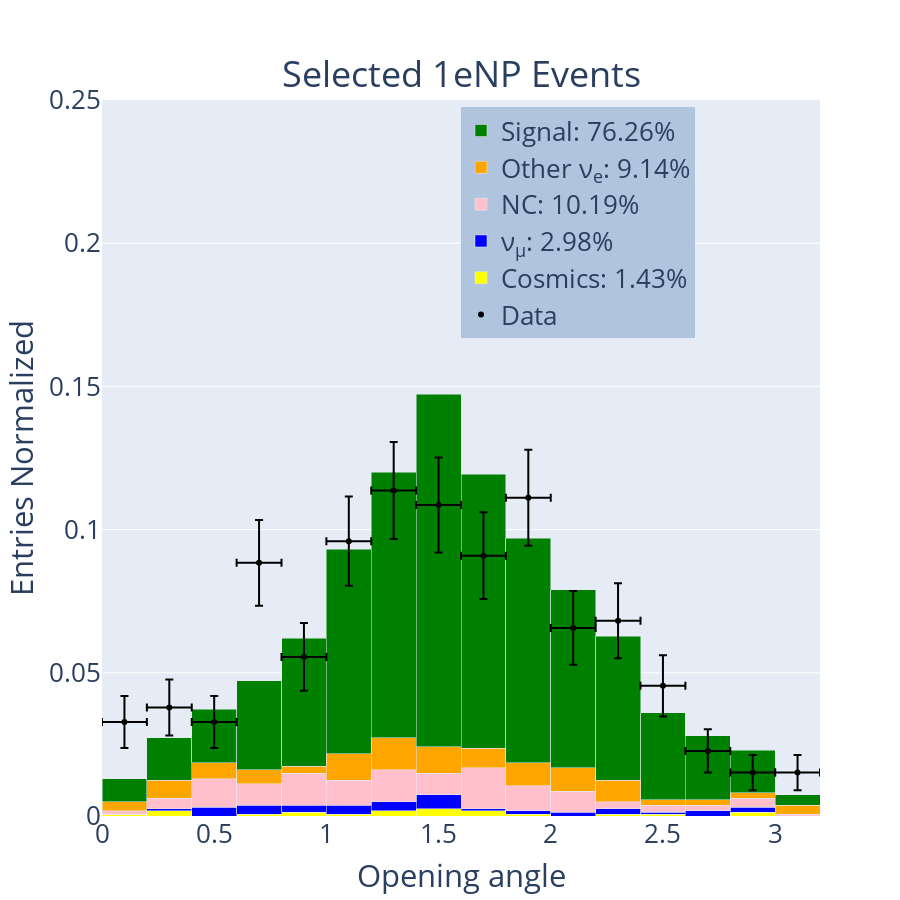
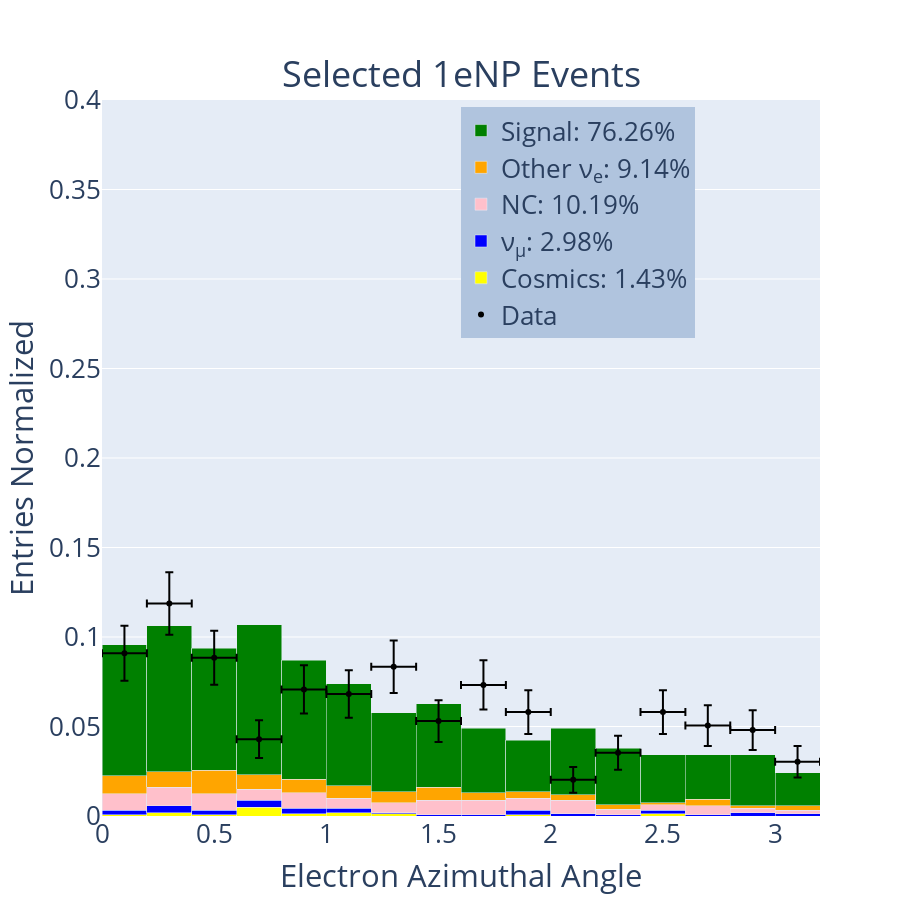
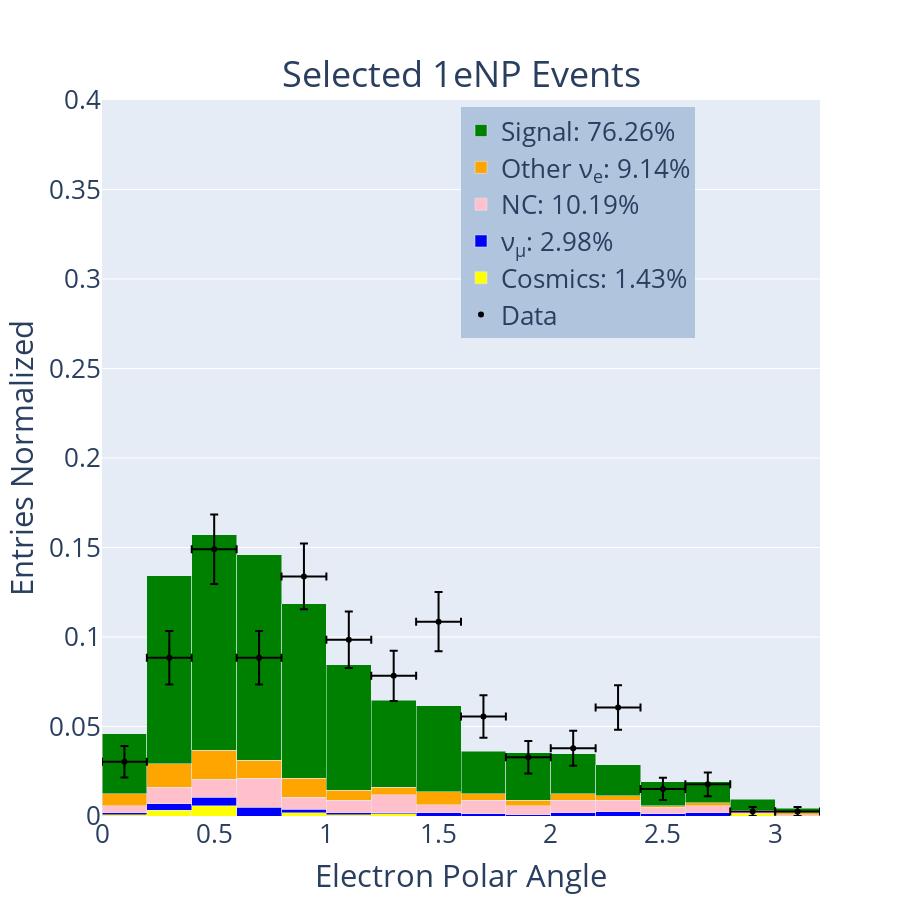

Notebook cell for these charts, in order:
### Code cell
hist_1d_norm('opening_angle_reco',[0,.25],[0,3.2],.2,'Opening angle','Selected 1eNP Events','1eNp')
hist_1d_norm('electron_azimuthal_angle_reco',[0,.4],[0,3.2],.2,'Electron Azimuthal Angle','Selected 1eNP Events','1eNp')
hist_1d_norm('leading_electron_polar_angle_reco',[0,.4],[0,3.2],.2,'Electron Polar Angle','Selected 1eNP Events','1eNp')

### Figure 1 — Plotly figure (JSON) as saved in the notebook; plotly's stock layout.template omitted (floating-point values rounded to 4 significant figures)
{"data": [{"error_x": {"array": [0.1, 0.1, 0.1, 0.1, 0.1, 0.1, 0.1, 0.1, 0.1, 0.1, 0.1, 0.1, 0.1, 0.1, 0.1, 0.1], "type": "data"}, "error_y": {"array": [0.009105, 0.00978, 0.009105, 0.01494, 0.01184, 0.01557, 0.01694, 0.01656, 0.01515, 0.01675, 0.01288, 0.01312, 0.01071, 0.007576, 0.006186, 0.006186], "type": "data", "visible": true}, "marker": {"color": "black"}, "mode": "markers", "name": "Data", "type": "scatter", "x": [0.1, 0.3, 0.5, 0.7, 0.9, 1.1, 1.3, 1.5, 1.7, 1.9, 2.1, 2.3, 2.5, 2.7, 2.9, 3.1], "xaxis": "x", "y": [0.03283, 0.03788, 0.03283, 0.08838, 0.05556, 0.09596, 0.1136, 0.1086, 0.09091, 0.1111, 0.06566, 0.06818, 0.04545, 0.02273, 0.01515, 0.01515], "yaxis": "y"}, {"marker": {"color": "yellow"}, "name": "Cosmics: 1.43%", "type": "bar", "width": [0.2, 0.2, 0.2, 0.2, 0.2, 0.2, 0.2, 0.2, 0.2, 0.2, 0.2, 0.2, 0.2, 0.2, 0.2, 0.2], "x": [0.1, 0.3, 0.5, 0.7, 0.9, 1.1, 1.3, 1.5, 1.7, 1.9, 2.1, 2.3, 2.5, 2.7, 2.9, 3.1], "xaxis": "x", "y": [0.0006215, 0.001865, 0, 0.0006215, 0.001243, 0.0006215, 0.001865, 0.002486, 0.001865, 0.0006215, 0, 0.0006215, 0.0006215, 0, 0.001243, 0], "yaxis": "y"}, {"marker": {"color": "blue"}, "name": "ν<sub>μ</sub>: 2.98%", "type": "bar", "width": [0.2, 0.2, 0.2, 0.2, 0.2, 0.2, 0.2, 0.2, 0.2, 0.2, 0.2, 0.2, 0.2, 0.2, 0.2, 0.2], "x": [0.1, 0.3, 0.5, 0.7, 0.9, 1.1, 1.3, 1.5, 1.7, 1.9, 2.1, 2.3, 2.5, 2.7, 2.9, 3.1], "xaxis": "x", "y": [0, 0.0006215, 0.003108, 0.003108, 0.002486, 0.003108, 0.003108, 0.004972, 0.0006215, 0.001243, 0.001243, 0.001865, 0.0006215, 0.001865, 0.001865, 0], "yaxis": "y"}, {"marker": {"color": "pink"}, "name": "NC: 10.19%", "type": "bar", "width": [0.2, 0.2, 0.2, 0.2, 0.2, 0.2, 0.2, 0.2, 0.2, 0.2, 0.2, 0.2, 0.2, 0.2, 0.2, 0.2], "x": [0.1, 0.3, 0.5, 0.7, 0.9, 1.1, 1.3, 1.5, 1.7, 1.9, 2.1, 2.3, 2.5, 2.7, 2.9, 3.1], "xaxis": "x", "y": [0.001243, 0.003729, 0.009944, 0.007458, 0.01119, 0.008701, 0.01119, 0.007458, 0.01429, 0.008701, 0.007458, 0.002486, 0.002486, 0.001865, 0.003108, 0.0006215], "yaxis": "y"}, {"marker": {"color": "orange"}, "name": "Other ν<sub>e</sub>: 9.14%", "type": "bar", "width": [0.2, 0.2, 0.2, 0.2, 0.2, 0.2, 0.2, 0.2, 0.2, 0.2, 0.2, 0.2, 0.2, 0.2, 0.2, 0.2], "x": [0.1, 0.3, 0.5, 0.7, 0.9, 1.1, 1.3, 1.5, 1.7, 1.9, 2.1, 2.3, 2.5, 2.7, 2.9, 3.1], "xaxis": "x", "y": [0.003108, 0.006215, 0.005594, 0.004972, 0.002486, 0.009323, 0.01119, 0.009323, 0.006837, 0.00808, 0.00808, 0.007458, 0.001865, 0.001865, 0.001865, 0.003108], "yaxis": "y"}, {"marker": {"color": "green"}, "name": "Signal: 76.26%", "type": "bar", "width": [0.2, 0.2, 0.2, 0.2, 0.2, 0.2, 0.2, 0.2, 0.2, 0.2, 0.2, 0.2, 0.2, 0.2, 0.2, 0.2], "x": [0.1, 0.3, 0.5, 0.7, 0.9, 1.1, 1.3, 1.5, 1.7, 1.9, 2.1, 2.3, 2.5, 2.7, 2.9, 3.1], "xaxis": "x", "y": [0.00808, 0.01492, 0.01865, 0.03108, 0.04475, 0.07147, 0.0926, 0.1231, 0.09571, 0.07831, 0.06215, 0.05034, 0.03045, 0.02237, 0.01492, 0.003729], "yaxis": "y"}], "layout": {"annotations": [{"font": {"size": 36}, "showarrow": false, "text": "Selected 1eNP Events", "x": 0.5, "xanchor": "center", "xref": "paper", "y": 1, "yanchor": "bottom", "yref": "paper"}], "barmode": "stack", "font": {"size": 26}, "height": 900, "legend": {"bgcolor": "LightSteelBlue", "bordercolor": "Black", "x": 0.5, "xanchor": "left", "y": 0.99, "yanchor": "top"}, "showlegend": true, "width": 900, "xaxis": {"anchor": "y", "domain": [0, 1], "range": [0, 3.2], "title": {"text": "Opening angle"}}, "yaxis": {"anchor": "x", "domain": [0, 1], "range": [0, 0.25], "title": {"text": "Entries Normalized "}}}}

### Figure 2 — Plotly figure (JSON) as saved in the notebook; plotly's stock layout.template omitted (floating-point values rounded to 4 significant figures)
{"data": [{"error_x": {"array": [0.1, 0.1, 0.1, 0.1, 0.1, 0.1, 0.1, 0.1, 0.1, 0.1, 0.1, 0.1, 0.1, 0.1, 0.1, 0.1], "type": "data"}, "error_y": {"array": [0.01531, 0.01749, 0.01509, 0.01052, 0.0135, 0.01326, 0.01465, 0.01169, 0.01374, 0.01223, 0.007215, 0.009545, 0.01223, 0.01141, 0.01112, 0.008837], "type": "data", "visible": true}, "marker": {"color": "black"}, "mode": "markers", "name": "Data", "type": "scatter", "x": [0.1, 0.3, 0.5, 0.7, 0.9, 1.1, 1.3, 1.5, 1.7, 1.9, 2.1, 2.3, 2.5, 2.7, 2.9, 3.1], "xaxis": "x", "y": [0.09091, 0.1187, 0.08838, 0.04293, 0.07071, 0.06818, 0.08333, 0.05303, 0.07323, 0.05808, 0.0202, 0.03535, 0.05808, 0.05051, 0.04798, 0.0303], "yaxis": "y"}, {"marker": {"color": "yellow"}, "name": "Cosmics: 1.43%", "type": "bar", "width": [0.2, 0.2, 0.2, 0.2, 0.2, 0.2, 0.2, 0.2, 0.2, 0.2, 0.2, 0.2, 0.2, 0.2, 0.2, 0.2], "x": [0.1, 0.3, 0.5, 0.7, 0.9, 1.1, 1.3, 1.5, 1.7, 1.9, 2.1, 2.3, 2.5, 2.7, 2.9, 3.1], "xaxis": "x", "y": [0.0006215, 0.001865, 0.0006215, 0.004972, 0.001243, 0.001865, 0.001243, 0, 0, 0.0006215, 0, 0, 0.001243, 0, 0, 0], "yaxis": "y"}, {"marker": {"color": "blue"}, "name": "ν<sub>μ</sub>: 2.98%", "type": "bar", "width": [0.2, 0.2, 0.2, 0.2, 0.2, 0.2, 0.2, 0.2, 0.2, 0.2, 0.2, 0.2, 0.2, 0.2, 0.2, 0.2], "x": [0.1, 0.3, 0.5, 0.7, 0.9, 1.1, 1.3, 1.5, 1.7, 1.9, 2.1, 2.3, 2.5, 2.7, 2.9, 3.1], "xaxis": "x", "y": [0.002486, 0.003729, 0.002486, 0.003729, 0.003108, 0.002486, 0.0006215, 0.0006215, 0.0006215, 0.002486, 0.001243, 0.0006215, 0.001865, 0.0006215, 0.001865, 0.001243], "yaxis": "y"}, {"marker": {"color": "pink"}, "name": "NC: 10.19%", "type": "bar", "width": [0.2, 0.2, 0.2, 0.2, 0.2, 0.2, 0.2, 0.2, 0.2, 0.2, 0.2, 0.2, 0.2, 0.2, 0.2, 0.2], "x": [0.1, 0.3, 0.5, 0.7, 0.9, 1.1, 1.3, 1.5, 1.7, 1.9, 2.1, 2.3, 2.5, 2.7, 2.9, 3.1], "xaxis": "x", "y": [0.009323, 0.01057, 0.009323, 0.006215, 0.008701, 0.005594, 0.005594, 0.00808, 0.00808, 0.006837, 0.007458, 0.003108, 0.003108, 0.004972, 0.002486, 0.001865], "yaxis": "y"}, {"marker": {"color": "orange"}, "name": "Other ν<sub>e</sub>: 9.14%", "type": "bar", "width": [0.2, 0.2, 0.2, 0.2, 0.2, 0.2, 0.2, 0.2, 0.2, 0.2, 0.2, 0.2, 0.2, 0.2, 0.2, 0.2], "x": [0.1, 0.3, 0.5, 0.7, 0.9, 1.1, 1.3, 1.5, 1.7, 1.9, 2.1, 2.3, 2.5, 2.7, 2.9, 3.1], "xaxis": "x", "y": [0.009944, 0.008701, 0.01305, 0.00808, 0.007458, 0.006837, 0.006215, 0.007458, 0.004351, 0.003729, 0.003108, 0.002486, 0.001243, 0.003729, 0.001243, 0.002486], "yaxis": "y"}, {"marker": {"color": "green"}, "name": "Signal: 76.26%", "type": "bar", "width": [0.2, 0.2, 0.2, 0.2, 0.2, 0.2, 0.2, 0.2, 0.2, 0.2, 0.2, 0.2, 0.2, 0.2, 0.2, 0.2], "x": [0.1, 0.3, 0.5, 0.7, 0.9, 1.1, 1.3, 1.5, 1.7, 1.9, 2.1, 2.3, 2.5, 2.7, 2.9, 3.1], "xaxis": "x", "y": [0.07334, 0.08142, 0.06837, 0.0839, 0.0665, 0.05718, 0.04413, 0.04661, 0.03605, 0.02859, 0.03729, 0.0317, 0.02672, 0.02486, 0.02859, 0.01865], "yaxis": "y"}], "layout": {"annotations": [{"font": {"size": 36}, "showarrow": false, "text": "Selected 1eNP Events", "x": 0.5, "xanchor": "center", "xref": "paper", "y": 1, "yanchor": "bottom", "yref": "paper"}], "barmode": "stack", "font": {"size": 26}, "height": 900, "legend": {"bgcolor": "LightSteelBlue", "bordercolor": "Black", "x": 0.5, "xanchor": "left", "y": 0.99, "yanchor": "top"}, "showlegend": true, "width": 900, "xaxis": {"anchor": "y", "domain": [0, 1], "range": [0, 3.2], "title": {"text": "Electron Azimuthal Angle"}}, "yaxis": {"anchor": "x", "domain": [0, 1], "range": [0, 0.4], "title": {"text": "Entries Normalized "}}}}

### Figure 3 — Plotly figure (JSON) as saved in the notebook; plotly's stock layout.template omitted (floating-point values rounded to 4 significant figures)
{"data": [{"error_x": {"array": [0.1, 0.1, 0.1, 0.1, 0.1, 0.1, 0.1, 0.1, 0.1, 0.1, 0.1, 0.1, 0.1, 0.1, 0.1, 0.1], "type": "data"}, "error_y": {"array": [0.008748, 0.01494, 0.0194, 0.01494, 0.01838, 0.01577, 0.01406, 0.01656, 0.01184, 0.009105, 0.00978, 0.01237, 0.006186, 0.006681, 0.002525, 0.002525], "type": "data", "visible": true}, "marker": {"color": "black"}, "mode": "markers", "name": "Data", "type": "scatter", "x": [0.1, 0.3, 0.5, 0.7, 0.9, 1.1, 1.3, 1.5, 1.7, 1.9, 2.1, 2.3, 2.5, 2.7, 2.9, 3.1], "xaxis": "x", "y": [0.0303, 0.08838, 0.149, 0.08838, 0.1338, 0.09848, 0.07828, 0.1086, 0.05556, 0.03283, 0.03788, 0.06061, 0.01515, 0.01768, 0.002525, 0.002525], "yaxis": "y"}, {"marker": {"color": "yellow"}, "name": "Cosmics: 1.43%", "type": "bar", "width": [0.2, 0.2, 0.2, 0.2, 0.2, 0.2, 0.2, 0.2, 0.2, 0.2, 0.2, 0.2, 0.2, 0.2, 0.2, 0.2], "x": [0.1, 0.3, 0.5, 0.7, 0.9, 1.1, 1.3, 1.5, 1.7, 1.9, 2.1, 2.3, 2.5, 2.7, 2.9, 3.1], "xaxis": "x", "y": [0.0006215, 0.003108, 0.005594, 0, 0.001865, 0.0006215, 0.001243, 0, 0, 0, 0, 0, 0, 0, 0.001243, 0], "yaxis": "y"}, {"marker": {"color": "blue"}, "name": "ν<sub>μ</sub>: 2.98%", "type": "bar", "width": [0.2, 0.2, 0.2, 0.2, 0.2, 0.2, 0.2, 0.2, 0.2, 0.2, 0.2, 0.2, 0.2, 0.2, 0.2, 0.2], "x": [0.1, 0.3, 0.5, 0.7, 0.9, 1.1, 1.3, 1.5, 1.7, 1.9, 2.1, 2.3, 2.5, 2.7, 2.9, 3.1], "xaxis": "x", "y": [0.001243, 0.003729, 0.004972, 0.004972, 0.001865, 0.001243, 0.0006215, 0.001865, 0.001243, 0.0006215, 0.001865, 0.002486, 0.001243, 0.001865, 0, 0], "yaxis": "y"}, {"marker": {"color": "pink"}, "name": "NC: 10.19%", "type": "bar", "width": [0.2, 0.2, 0.2, 0.2, 0.2, 0.2, 0.2, 0.2, 0.2, 0.2, 0.2, 0.2, 0.2, 0.2, 0.2, 0.2], "x": [0.1, 0.3, 0.5, 0.7, 0.9, 1.1, 1.3, 1.5, 1.7, 1.9, 2.1, 2.3, 2.5, 2.7, 2.9, 3.1], "xaxis": "x", "y": [0.003729, 0.009323, 0.009944, 0.01616, 0.006837, 0.006837, 0.009944, 0.004351, 0.007458, 0.004972, 0.006837, 0.006215, 0.003729, 0.003729, 0.001243, 0.0006215], "yaxis": "y"}, {"marker": {"color": "orange"}, "name": "Other ν<sub>e</sub>: 9.14%", "type": "bar", "width": [0.2, 0.2, 0.2, 0.2, 0.2, 0.2, 0.2, 0.2, 0.2, 0.2, 0.2, 0.2, 0.2, 0.2, 0.2, 0.2], "x": [0.1, 0.3, 0.5, 0.7, 0.9, 1.1, 1.3, 1.5, 1.7, 1.9, 2.1, 2.3, 2.5, 2.7, 2.9, 3.1], "xaxis": "x", "y": [0.006837, 0.01305, 0.01616, 0.009944, 0.01057, 0.005594, 0.004351, 0.007458, 0.003729, 0.003108, 0.003729, 0.002486, 0.0006215, 0.001865, 0.0006215, 0.001243], "yaxis": "y"}, {"marker": {"color": "green"}, "name": "Signal: 76.26%", "type": "bar", "width": [0.2, 0.2, 0.2, 0.2, 0.2, 0.2, 0.2, 0.2, 0.2, 0.2, 0.2, 0.2, 0.2, 0.2, 0.2, 0.2], "x": [0.1, 0.3, 0.5, 0.7, 0.9, 1.1, 1.3, 1.5, 1.7, 1.9, 2.1, 2.3, 2.5, 2.7, 2.9, 3.1], "xaxis": "x", "y": [0.03356, 0.105, 0.1206, 0.115, 0.09758, 0.07023, 0.04848, 0.04786, 0.02362, 0.02672, 0.02237, 0.0174, 0.01367, 0.01181, 0.006215, 0.002486], "yaxis": "y"}], "layout": {"annotations": [{"font": {"size": 36}, "showarrow": false, "text": "Selected 1eNP Events", "x": 0.5, "xanchor": "center", "xref": "paper", "y": 1, "yanchor": "bottom", "yref": "paper"}], "barmode": "stack", "font": {"size": 26}, "height": 900, "legend": {"bgcolor": "LightSteelBlue", "bordercolor": "Black", "x": 0.5, "xanchor": "left", "y": 0.99, "yanchor": "top"}, "showlegend": true, "width": 900, "xaxis": {"anchor": "y", "domain": [0, 1], "range": [0, 3.2], "title": {"text": "Electron Polar Angle"}}, "yaxis": {"anchor": "x", "domain": [0, 1], "range": [0, 0.4], "title": {"text": "Entries Normalized "}}}}
